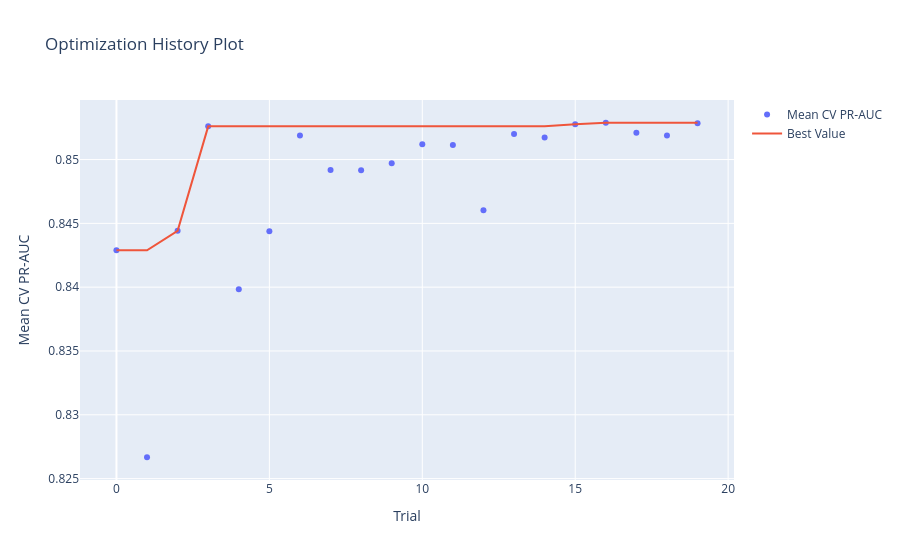
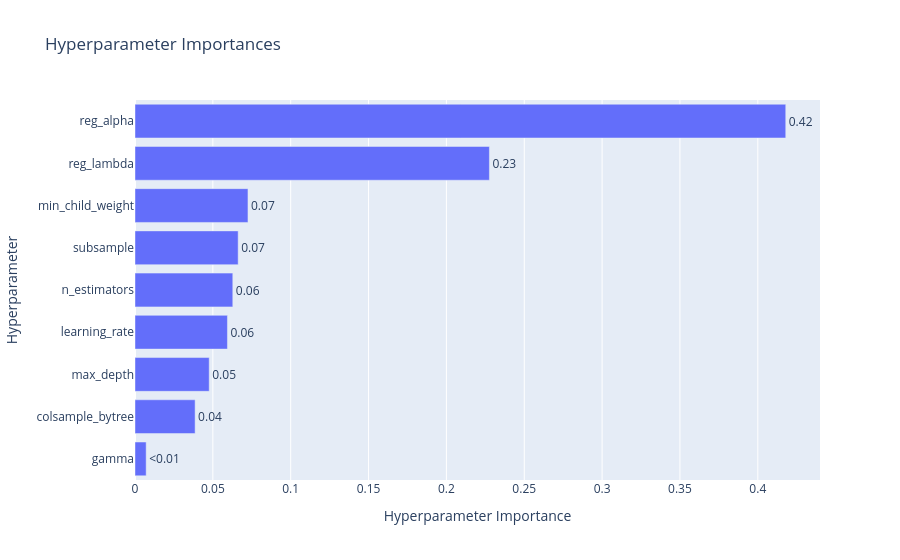

Notebook source saved alongside these figures, in order:
### Code cell
# Optimization Results & Visualization


import optuna.visualization as vis

# Create optimization history plot
fig_history = vis.plot_optimization_history(study_xgb,target_name="Mean CV PR-AUC")

fig_history.show()

# Create hyperparameter importance plot
fig_importance = vis.plot_param_importances( study_xgb,target_name="Mean CV PR-AUC")

fig_importance.show()

# Create trial results DataFrame
trials_df = study_xgb.trials_dataframe()

# Display trial results
trials_df[["number", "value", "state"]].sort_values(by="value",ascending=False)


# Save trial results
trials_path = REPORTS_DIR / "xgboost_optuna_trials.csv"
trials_df.to_csv(trials_path, index=False)

# Log results and visualizations to parent MLflow run
with mlflow.start_run(run_id=xgb_parent_run_id):

    mlflow.log_artifact(
        str(trials_path),
        artifact_path="optimization_results"
    )

    mlflow.log_figure(
        fig_history,
        "optimization_results/optimization_history.html"
    )

    mlflow.log_figure(
        fig_importance,
        "optimization_results/parameter_importance.html"
    )

print("Optimization results saved and logged to MLflow.")
print("Best trial:", study_xgb.best_trial.number)
print("Best CV PR-AUC:", study_xgb.best_value)

### Figure 1 — Plotly figure (JSON) as saved in the notebook; plotly's stock layout.template omitted (floating-point values rounded to 4 significant figures)
{"data": [{"mode": "markers", "name": "Mean CV PR-AUC", "type": "scatter", "x": [0, 1, 2, 3, 4, 5, 6, 7, 8, 9, 10, 11, 12, 13, 14, 15, 16, 17, 18, 19], "y": [0.8429, 0.8267, 0.8444, 0.8526, 0.8398, 0.8444, 0.8519, 0.8492, 0.8492, 0.8497, 0.8512, 0.8511, 0.846, 0.852, 0.8517, 0.8528, 0.8529, 0.8521, 0.8519, 0.8528]}, {"mode": "lines", "name": "Best Value", "type": "scatter", "x": [0, 1, 2, 3, 4, 5, 6, 7, 8, 9, 10, 11, 12, 13, 14, 15, 16, 17, 18, 19], "y": [0.8429, 0.8429, 0.8444, 0.8526, 0.8526, 0.8526, 0.8526, 0.8526, 0.8526, 0.8526, 0.8526, 0.8526, 0.8526, 0.8526, 0.8526, 0.8528, 0.8529, 0.8529, 0.8529, 0.8529]}, {"marker": {"color": "#cccccc"}, "mode": "markers", "name": "Infeasible Trial", "showlegend": false, "type": "scatter", "x": [], "y": []}], "layout": {"title": {"text": "Optimization History Plot"}, "xaxis": {"title": {"text": "Trial"}}, "yaxis": {"title": {"text": "Mean CV PR-AUC"}}}}

### Figure 2 — Plotly figure (JSON) as saved in the notebook; plotly's stock layout.template omitted (floating-point values rounded to 4 significant figures)
{"data": [{"cliponaxis": false, "hovertemplate": ["gamma (FloatDistribution): 0.007166277980403993<extra></extra>", "colsample_bytree (FloatDistribution): 0.03861004697567483<extra></extra>", "max_depth (IntDistribution): 0.04766169622376812<extra></extra>", "learning_rate (FloatDistribution): 0.05936905946194462<extra></extra>", "n_estimators (IntDistribution): 0.06280615377829295<extra></extra>", "subsample (FloatDistribution): 0.06625890566005717<extra></extra>", "min_child_weight (IntDistribution): 0.07255482554504875<extra></extra>", "reg_lambda (FloatDistribution): 0.22762001811728633<extra></extra>", "reg_alpha (FloatDistribution): 0.41795301625752346<extra></extra>"], "name": "Mean CV PR-AUC", "orientation": "h", "text": ["<0.01", "0.04", "0.05", "0.06", "0.06", "0.07", "0.07", "0.23", "0.42"], "textposition": "outside", "type": "bar", "x": [0.007166, 0.03861, 0.04766, 0.05937, 0.06281, 0.06626, 0.07255, 0.2276, 0.418], "y": ["gamma", "colsample_bytree", "max_depth", "learning_rate", "n_estimators", "subsample", "min_child_weight", "reg_lambda", "reg_alpha"]}], "layout": {"title": {"text": "Hyperparameter Importances"}, "xaxis": {"title": {"text": "Hyperparameter Importance"}}, "yaxis": {"title": {"text": "Hyperparameter"}}}}
